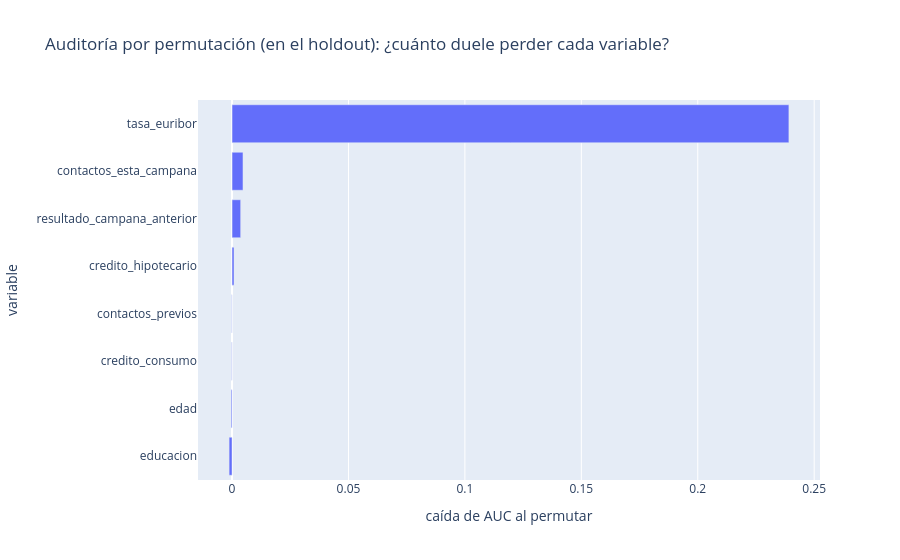

Notebook cell for this chart:
### Markdown cell above
**Lectura.** El afinado mejora con claridad — más de lo habitual para un *tuning*, y con
razón: la búsqueda dirigida al AUC eligió, entre otras perillas, **pesos balanceados para la clase
minoritaria** (`class_weight='balanced'`), justo lo que un problema desbalanceado agradece
(¿recuerdan la Clase 4?). El *holdout* confirma que la mejora **se sostiene** fuera de la
búsqueda. Si el afinado hubiera salido **peor**, nos quedábamos con el modelo sin afinar: para eso
era la comparación.

## Auditoría final: importancia por permutación

Ahora que el *holdout* ya cumplió su rol de examen, lo usamos para **auditar** el modelo elegido
(mirar y entender — ya no decide nada): desordenamos cada variable y medimos cuánto **cae**
el AUC.

### Code cell
from sklearn.inspection import permutation_importance

pfi = permutation_importance(elegido, exp.X_test, exp.y_test,
                             scoring='roc_auc', n_repeats=10, random_state=42)
tabla_pfi = pd.DataFrame({'variable': exp.X.columns, 'caída de AUC al permutar': pfi.importances_mean}) \
              .sort_values('caída de AUC al permutar')
fig = px.bar(tabla_pfi, x='caída de AUC al permutar', y='variable', orientation='h',
             title='Auditoría por permutación (en el holdout): ¿cuánto duele perder cada variable?')
fig.show()

### Figure 1 — Plotly figure (JSON) as saved in the notebook; plotly's stock layout.template omitted (floating-point values rounded to 4 significant figures)
{"data": [{"hovertemplate": "caída de AUC al permutar=%{x}<br>variable=%{y}<extra></extra>", "legendgroup": "", "marker": {"color": "#636efa", "pattern": {"shape": ""}}, "name": "", "orientation": "h", "showlegend": false, "textposition": "auto", "type": "bar", "x": [-0.00126, -0.0003916, -0.0001432, -0.0001267, 0.0008445, 0.003706, 0.004701, 0.2391], "xaxis": "x", "y": ["educacion", "edad", "credito_consumo", "contactos_previos", "credito_hipotecario", "resultado_campana_anterior", "contactos_esta_campana", "tasa_euribor"], "yaxis": "y"}], "layout": {"barmode": "relative", "legend": {"tracegroupgap": 0}, "title": {"text": "Auditoría por permutación (en el holdout): ¿cuánto duele perder cada variable?"}, "xaxis": {"anchor": "y", "domain": [0.0, 1.0], "title": {"text": "caída de AUC al permutar"}}, "yaxis": {"anchor": "x", "domain": [0.0, 1.0], "title": {"text": "variable"}}}}
